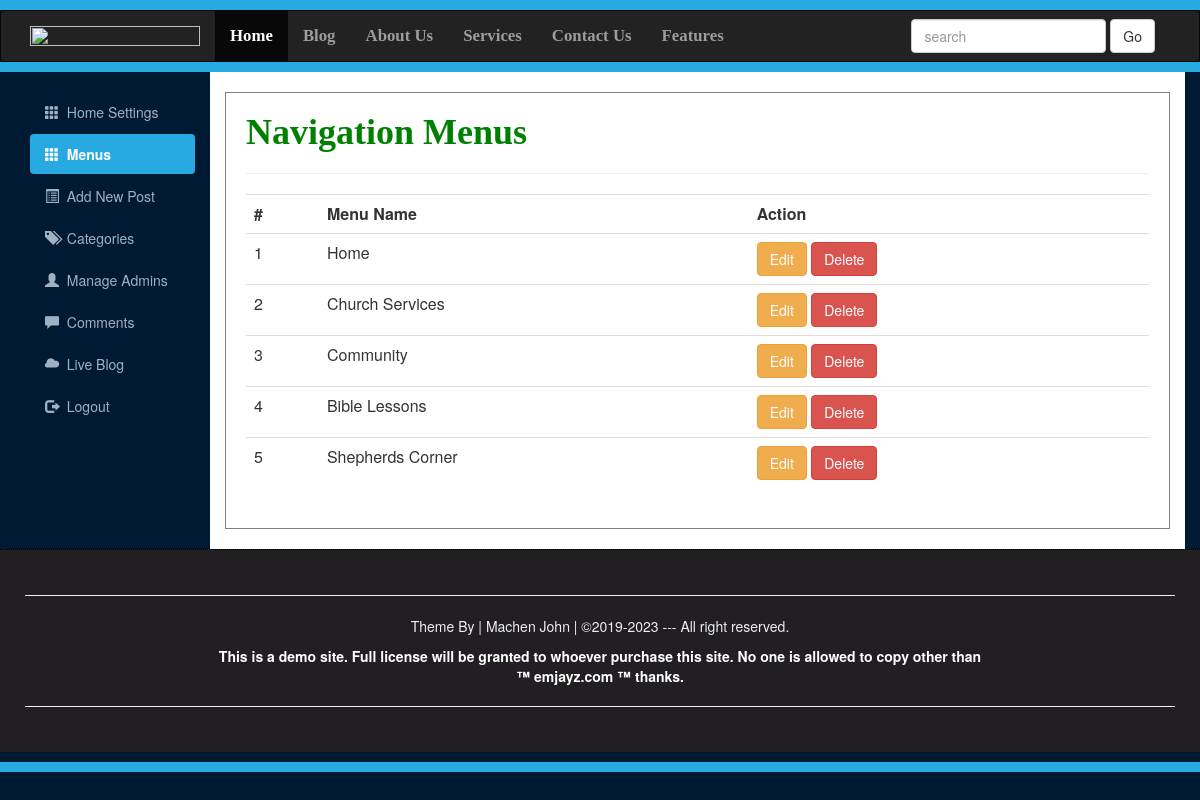
Screenshot of /pages/menus.php with the database file from the repository.
### tables this page shows
CREATE TABLE `homepage` (
  `id` int(100) NOT NULL,
  `logo` varchar(100) NOT NULL,
  `welcome` varchar(100) NOT NULL,
  `topimage` varchar(100) NOT NULL,
  `image1` varchar(100) NOT NULL,
  `image2` varchar(100) NOT NULL,
  `image3` varchar(100) NOT NULL,
  `image4` varchar(100) NOT NULL,
  `menus` varchar(50) NOT NULL
);

### pages/menus.php (the view, shortened to what this page needs)
<?php
require_once("../includes/connect.php");
?>
<!DOCTYPE>
<html>
        <head>
            <link rel="stylesheet" href="../css/bootstrap.min.css" type="text/css">
            <link rel="stylesheet" href="../css/adminstyles.css">
        </head>
<body>
        <div style="height:10px; background-color:#27AAE1;"></div>
    <nav class="navbar navbar-inverse" role="navigation">
        <div class="container">
            <div class="navbar-header">
                <a class="navbar-brand" href="blog.php">
                <img src="images/cmslogo.png" width="170" height="20" >
                </a>
            </div>
            <div class="collapse navbar-collapse" id="collapse">
            <ul class="nav navbar-nav" style="color:#fff">
                <li class="active"><a href="dashboard.php">Home</a></li>
                <li><a href="blog.php">Blog</a></li>
                <li><a href="#">About Us</a></li>
                <li><a href="#">Services</a></li>
                <li><a href="#">Contact Us</a></li>
                <li><a href="#">Features</a></li>
            </ul>
            <form action="dashboard.php" class="navbar-form navbar-right">
                <div class="form-group">
                <input type="search" placeholder="search" name="search" class="form-control">
                </div>
                <button class="btn btn-default" name="searchButton">Go</button>
            </form>
            </div>
        </div>
    </nav>
    <div style="height:10px; background-color:#27AAE1; margin-top: -20px"></div>
<div class="container">
<div class="row">
        <div class="col-sm-2">
        <br>
        <ul id="side_menu" class="nav nav-pills nav-stacked">
            <li><a href="dashboard.php"><span class="glyphicon glyphicon-th"></span>&nbsp; Home Settings</a> </li>
            <li class="active"><a href="#"><span class="glyphicon glyphicon-th"></span>&nbsp; Menus</a> </li>
            <li><a href="addnewpost.php"><span class="glyphicon glyphicon-list-alt"></span>&nbsp; Add New Post</a> </li>
            <li><a href="categories.php"><span class="glyphicon glyphicon-tags"></span>&nbsp; Categories</a> </li>
            <li><a href="#"><span class="glyphicon glyphicon-user"></span>&nbsp; Manage Admins</a> </li>
            <li><a href="comment.php"><span class="glyphicon glyphicon-comment"></span>&nbsp; Comments</a> </li>
            <li><a href="blog.php"target="_blank"><span class="glyphicon glyphicon-cloud"></span>&nbsp; Live Blog</a> </li>
            <li><a href="#"><span class="glyphicon glyphicon-log-out"></span>&nbsp; Logout</a> </li>
        </ul>
        </div>
        <div class="col-sm-10">
        <div class="menuborder">
        <h1 class="headtext" style="font-family: cursive; color: green; font-weight:bold;"> Navigation Menus</h1>
        <hr>
        <div class="table-responsive">
        <table class="table">
            <tr>
                <th>#</th>
                <th>Menu Name</th>
                <th>Action</th>
            </tr>
<?php
 $query = "SELECT id,menus FROM homepage";
 $execute = mysqli_query($con,$query);
while($datarow = mysqli_fetch_array($execute)){
    $id = $datarow["id"];
    $menus = $datarow["menus"];
 ?>
            <tr>
            <td><?php echo $id; ?></td>
            <td><?php echo $menus ?></td>
            <td><a href="#"><span class="btn btn-warning">Edit</span></a>
                <a href="#"><span class="btn btn-danger">Delete</span></a></td>
            </tr>
<?php } ?>
        </table>
        </div>
        </div>
        </div>
</div>
</div>
<div id="footer">
    <hr><p> Theme By | Machen John | &copy;2019-2023 --- All right reserved.</p>
    <a style="color: white; text-decoration: none; cursor: pointer; font-weight: bold;" href="#">
    This is a demo site. Full license will be granted to whoever purchase this site.
    No one is allowed to copy other than <br>&trade; emjayz.com &trade; thanks.
    </a>
    <hr>
</div>
<div style="height:10px; background-color:#27AAE1"></div>
</body>
</html>

### css/adminstyles.css (style rules this page uses)
body { background-color:#001a33; }
.col-sm-10 { background-color:#fff; padding-right: 15px; }
#side_menu a { color:#9fb1c2; }
#side_menu .active a { color:#ffffff; background-color: #27AAE1; font-weight: bold; }
#footer { padding: 25px; margin-bottom:10px; border-top: 1px dotted #000; color: #eeeeee; background-color: #211f22; text-align: center; }
.navbar-nav li { font-weight: bold; font-family: Bitter,Goergia,Times,"Times New Roman", serif; font-size: 1.2em; }
.menuborder { margin-top: 20px; margin-bottom: 20px; padding: 0px 20px 20px 20px; border:1px solid grey; }

### rows the page displays
homepage: id "1", menus "Home"
homepage: id "2", menus "Church Services"
homepage: id "3", menus "Community"
homepage: id "4", menus "Bible Lessons"
homepage: id "5", menus "Shepherds Corner"
